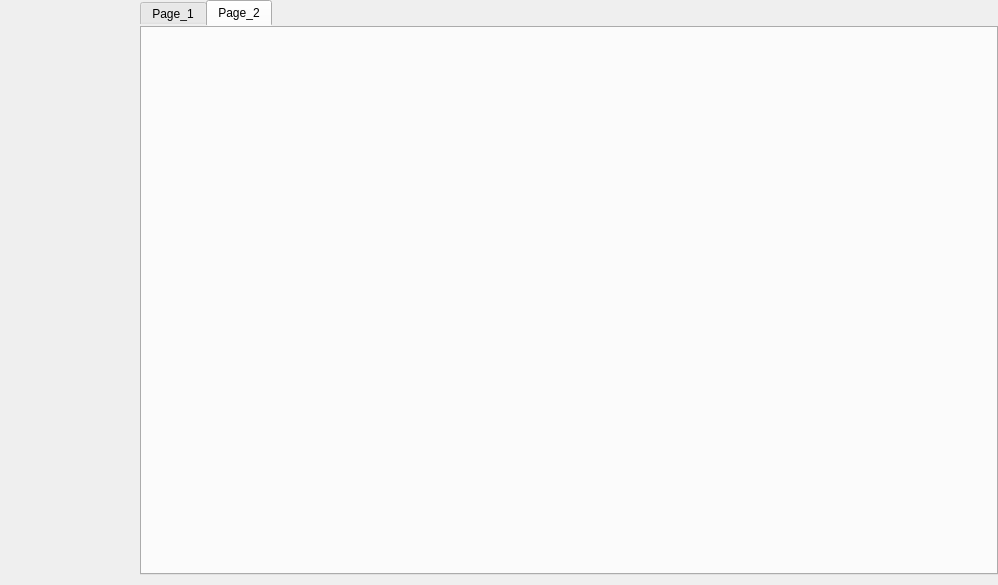
<?xml version="1.0" encoding="UTF-8"?>
<ui version="4.0">
 <class>MonitorWidget</class>
 <widget class="QWidget" name="MonitorWidget">
  <property name="geometry">
   <rect>
    <x>0</x>
    <y>0</y>
    <width>998</width>
    <height>585</height>
   </rect>
  </property>
  <property name="windowTitle">
   <string>StackWidget</string>
  </property>
  <property name="styleSheet">
   <string notr="true"/>
  </property>
  <layout class="QVBoxLayout" name="verticalLayout_2">
   <property name="spacing">
    <number>0</number>
   </property>
   <property name="leftMargin">
    <number>0</number>
   </property>
   <property name="topMargin">
    <number>0</number>
   </property>
   <property name="rightMargin">
    <number>0</number>
   </property>
   <property name="bottomMargin">
    <number>0</number>
   </property>
   <item>
    <widget class="QWidget" name="widget" native="true">
     <property name="styleSheet">
      <string notr="true">
QWidget#widget,#MonitorWidet
{
	border-image:none;
}

QWidget#widget_2
{
	border-image: url(:/images/images/background_2.jpg);
}

QTabWidget
{
	
	
	border-color: rgb(255, 255, 255);
	border-bottom-color: rgb(255, 255, 127);
}

QTabBar::tab{ 
	border-image:none;
	color: white; 
	padding: 9px;
	border: 0px solid transparent; 
	border-image: url(:/images/images/back_title.png);
} 

QTabBar::tab:selected {	
	border-image: url(:/images/images/list_left_click.png);
	border-radius:6px;
 	white:red;
	font-size:12px;
	font-weight:bold;
}

QTabBar::tab:!selected {
	margin-top: 5px;
	border-image: url(:/images/images/list_left_2.png);
	border-radius:4px;
}</string>
     </property>
     <layout class="QHBoxLayout" name="horizontalLayout">
      <property name="spacing">
       <number>0</number>
      </property>
      <property name="leftMargin">
       <number>0</number>
      </property>
      <property name="topMargin">
       <number>0</number>
      </property>
      <property name="rightMargin">
       <number>0</number>
      </property>
      <property name="bottomMargin">
       <number>0</number>
      </property>
      <item>
       <widget class="QWidget" name="widget_list" native="true">
        <property name="minimumSize">
         <size>
          <width>120</width>
          <height>0</height>
         </size>
        </property>
        <property name="maximumSize">
         <size>
          <width>150</width>
          <height>16777215</height>
         </size>
        </property>
       </widget>
      </item>
      <item>
       <widget class="QWidget" name="widget_2" native="true">
        <layout class="QHBoxLayout" name="horizontalLayout_2">
         <property name="spacing">
          <number>0</number>
         </property>
         <property name="leftMargin">
          <number>20</number>
         </property>
         <property name="topMargin">
          <number>0</number>
         </property>
         <property name="rightMargin">
          <number>0</number>
         </property>
         <property name="bottomMargin">
          <number>10</number>
         </property>
         <item>
          <widget class="QWidget" name="widget_show" native="true">
           <layout class="QVBoxLayout" name="verticalLayout">
            <property name="spacing">
             <number>0</number>
            </property>
            <property name="leftMargin">
             <number>0</number>
            </property>
            <property name="topMargin">
             <number>0</number>
            </property>
            <property name="rightMargin">
             <number>0</number>
            </property>
            <property name="bottomMargin">
             <number>0</number>
            </property>
            <item>
             <widget class="QTabWidget" name="tabWidget">
              <property name="tabShape">
               <enum>QTabWidget::Rounded</enum>
              </property>
              <property name="currentIndex">
               <number>1</number>
              </property>
              <property name="iconSize">
               <size>
                <width>30</width>
                <height>30</height>
               </size>
              </property>
              <property name="elideMode">
               <enum>Qt::ElideMiddle</enum>
              </property>
              <property name="usesScrollButtons">
               <bool>true</bool>
              </property>
              <widget class="QWidget" name="tab_1">
               <attribute name="title">
                <string>Page_1</string>
               </attribute>
              </widget>
              <widget class="QWidget" name="tab_2">
               <attribute name="title">
                <string>Page_2</string>
               </attribute>
              </widget>
             </widget>
            </item>
           </layout>
          </widget>
         </item>
        </layout>
       </widget>
      </item>
     </layout>
    </widget>
   </item>
  </layout>
 </widget>
 <layoutdefault spacing="6" margin="11"/>
 <resources/>
 <connections/>
</ui>
